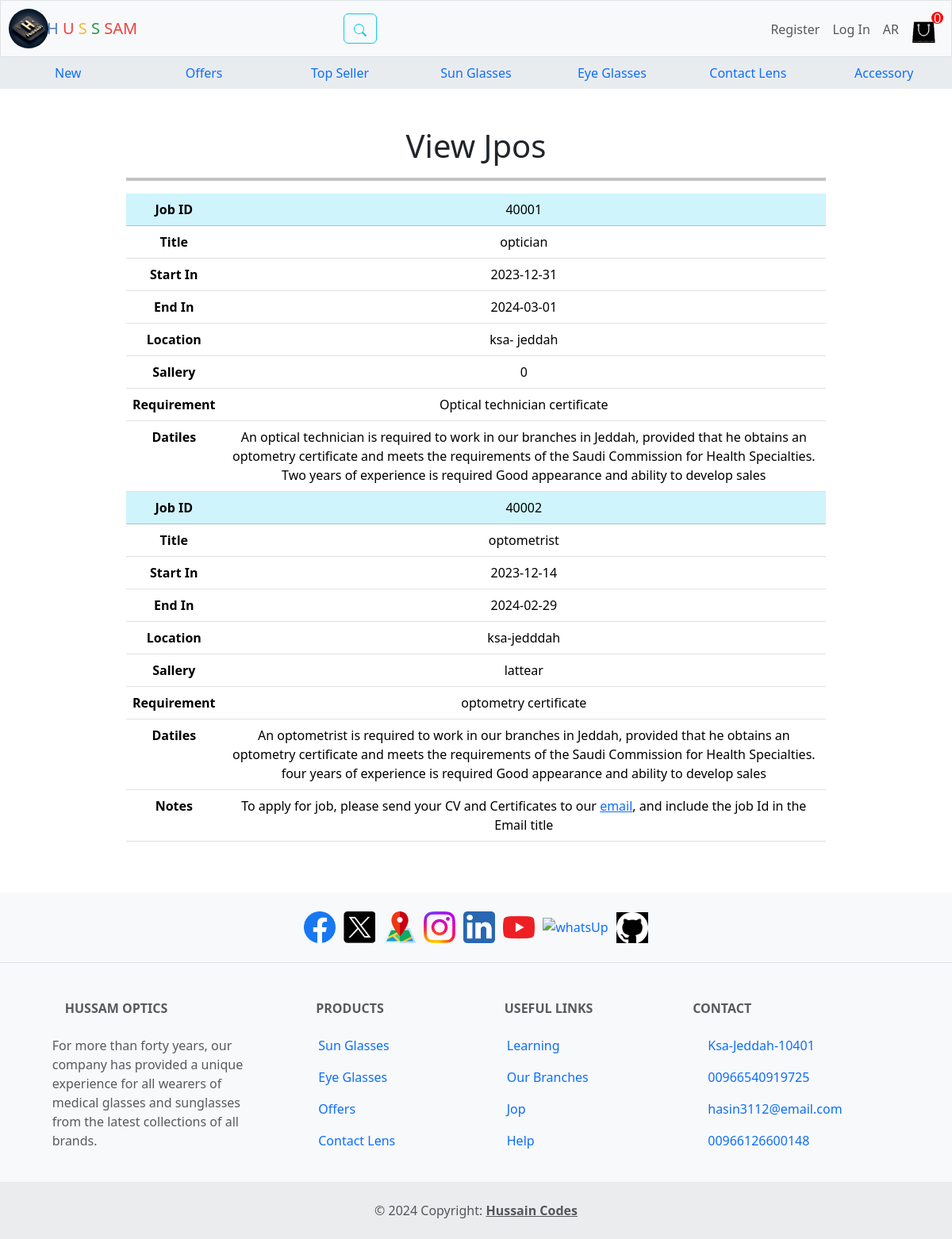
The page /newJop on the database its author committed.
### tables this page shows
CREATE TABLE addJops(
    jops_is INTEGER NOT NULL PRIMARY KEY,
    date_time DATETIME DEFAULT CURRENT_TIMESTAMP,
    Title text ,
    startIn date,
    EndIn date,
    datiles INTEGER,
    requermeant text,
    sallery text,
    loctian  INTEGER DEFAULT 0,
    admin_id INTEGER
);

### app.py (the view)
@app.route("/newJop", methods=["GET", "POST"])
def newJop():
        conn = sqlite3.connect("stor.db")
        conn.row_factory = sqlite3.Row
        if request.method == "GET":
            cursor = conn.cursor()
            cursor.execute( """ SELECT * FROM  addJops  """)
            conn.commit()
            records = cursor.fetchall()
            NewJops=sqliteHandel(records)
            conn.close()
            return render_template("newJop.html",NewJops=NewJops )
        return render_template("newJop.html")

### pyFile/sqlRequest.py (called while the page is built)
def sqliteHandel(i):
    list=[]
    for r in i:
        list.append(dict(r))
    return list

### templates/newJop.html (shortened to what this page needs)
        {% extends "layout.html" %}
        {% block main %}
        <div class="w-75 m-auto">
            <h1 class=" text-center">View Jpos </h1>
            <hr class="hr_lineBLAK">
            <div class="table-responsive  ">
                <table class="table  ">
                        <tr class="table-dark">
                    <tbody>
                        {% if NewJops %}
                        {% for i in NewJops %}
                        <tr class="table-info">
                            <th scope="col">Job ID</th>
                            <td> {{i['jops_is']}}</td>
                        </tr>
                        <tr>
                            <th scope="col">Title </th>
                            <td> {{i['Title']}}</td>
                        </tr>
                        <tr>
                            <th scope="col">Start In</th>
                            <td> {{i['startIn']}}</td>
                        </tr>
                        <tr>
                            <th scope="col">End In</th>
                            <td> {{i['EndIn']}}</td>
                        </tr>
                        <tr>
                            <th scope="col"> Location</th>
                            <td> {{i['loctian']}}</td>
                        </tr>
                        <tr>
                            <th scope="col">Sallery</th>
                            <td> {{i['sallery']}}</td>
                        </tr>
                        <tr>
                            <th scope="col">Requirement</th>
                            <td> {{i['requermeant']}}</td>
                        </tr>
                        <tr>
                            <th scope="col">Datiles</th>
                            <td> {{i['datiles']}}</td>
                        </tr>
                        {% endfor %}
                        <tr>
                            <th scope="col">Notes</th>
                            <td>
                                To apply for  job, please send your CV and Certificates to our <a class="" href="mailto:`hasin3112@gmail.com`">email</a>, and include the job Id in the Email title
                            </td>
                        </tr>
                        {% endif%}
                    </tbody>
                </table>
            </div>
{%endblock%}

### static/styles.css (style rules this page uses)
.hr_lineBLAK { border:2px #111010 solid }

### rows shown on the page
addJops: jops_is "40001", Title "optician", startIn "2023-12-31", EndIn "2024-03-01", loctian "ksa- jeddah", sallery "0", requermeant "Optical technician certificate", datiles "An optical technician is required to work in our branches in Jeddah, provided that he obtains an optometry certificate and meets the requirements of the Saudi Commission for Health Specialties. Two years of experience is required Good appearance and ability to develop sales"
addJops: jops_is "40002", Title "optometrist", startIn "2023-12-14", EndIn "2024-02-29", loctian "ksa-jedddah", sallery "lattear", requermeant "optometry certificate", datiles "An optometrist is required to work in our branches in Jeddah, provided that he obtains an optometry certificate and meets the requirements of the Saudi Commission for Health Specialties. four years of experience is required Good appearance and ability to develop sales"

### other values the page prints
{{ session['iteams']|length }} "0"
